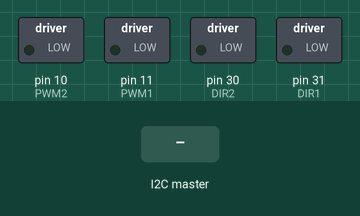
Simulated run of this sketch. Board: Arduino Mega 2560, built with avr-gcc and run on an emulated ATmega2560. Parts: switched loads named in the sketch (green lamp = pin HIGH). The inputs (shaded band) are chosen by the test bench.

Above: at 1.2 s.
1.3 s: the I2C master sends the byte 90
At 1.7 s:
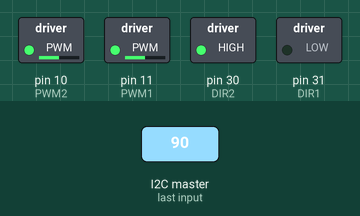
2.8 s: the I2C master sends the byte 1
At 4.0 s:
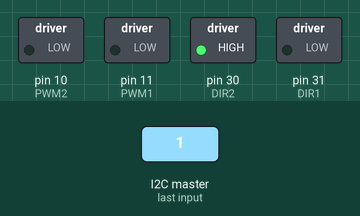
Timing chart, 0 to 5.8 s (numbered marks = the images above; inputs shaded):
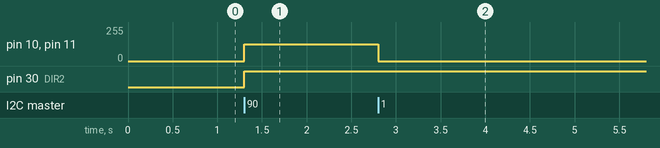

The sketch:

I2C_Slave_To_Motor.ino
```cpp
/*
 * Test fonctionnant avec le fichier testi2c.py pour la Raspberry Pi - COMMANDE MOTEUR
 */
#include <Wire.h>

/*
 * The communication address bewteen the Raspberry and the Arduino. It has to be the same in each file.
 */
#define MYADRESS 8

/* MACROS I2C */
// Most significant byte of uint16_t
#define MSB(xx) byte(xx >> 8)
// Least significant byte of uint16_t
#define LSB(xx) byte(xx & 0xFF)
// Function from the MSB of uint16_t
#define FUNCTION(x) byte(x >> 4)
// Data from MSB
#define DATA(x) byte(x & 0x0F)
// Two bytes to an uint16_t
#define PACK(x,y) uint16_t(uint16_t(x << 8) + uint16_t(y))
// Send LSB to MSB
#define LSBTOMSB(x) byte(x << 4)

// Motors
#define DIR1 31
#define PWM1 11
#define DIR2 30
#define PWM2 10

/*
 * Gobal variable
 */
byte actionToDo = 1;

/*
 * Setup the i2c communication
 */
void setup()
{
  Wire.begin(MYADRESS);
  Wire.onRequest(Answer);
  Wire.onReceive(GotBytes);

  // Motors Driver pins
  pinMode(DIR1,OUTPUT);
  pinMode(PWM1,OUTPUT);
  pinMode(DIR2,OUTPUT);
  pinMode(PWM2,OUTPUT);
}

void loop()
{
  switch(actionToDo)
  {
    case 2 : // forward
      digitalWrite(DIR1, 1);
      digitalWrite(DIR2, 1);
      analogWrite(PWM1, 127);
      analogWrite(PWM2, 127);
      break;

    case 4 : // left
      digitalWrite(DIR1, 1);
      digitalWrite(DIR2, 0);
      analogWrite(PWM1, 127);
      analogWrite(PWM2, 127);
      break;

    case 5 : // right
      digitalWrite(DIR1, 0);
      digitalWrite(DIR2, 1);
      analogWrite(PWM1, 127);
      analogWrite(PWM2, 127);
      break;

    case 3 : // backward
      digitalWrite(DIR1, 0);
      digitalWrite(DIR2, 0);
      analogWrite(PWM1, 127);
      analogWrite(PWM2, 127);
      break;

    default: // stop if default
      analogWrite(PWM1, 0);
      analogWrite(PWM2, 0);
      break;
  }
}

void Answer(){
}

/*
 *  Function handled when a communication is established
 *  int howMany contains the number of bytes we have received for that communication
 *  @return void
 */
void GotBytes(int howMany)
{
  /*
   * If there are 2 exactly bytes
   */
  if (howMany = 2) {
    byte funcdata = Wire.read(); // Get the first byte of the communication
    byte datab = Wire.read(); // Get the second byte of the communication

    byte function = FUNCTION(funcdata); // Get the 4 bits of the action to do of the first byte
    uint16_t data = PACK(DATA(funcdata), datab); // Pack the 2 bytes into 16 bits

    actionToDo = function;
  } else { // If more than 2 bytes received, we read doing nothing
    while(Wire.available()){
      Wire.read();
    }
  }
}
```

Measured:
- after the input at 1.3 s, pin 10 (PWM2), pin 11 (PWM1): 0/255 → 127/255 at once; pin 30 (DIR2): LOW → HIGH at once
- after the input at 2.8 s, pin 10 (PWM2), pin 11 (PWM1): 127/255 → 0/255 at once
